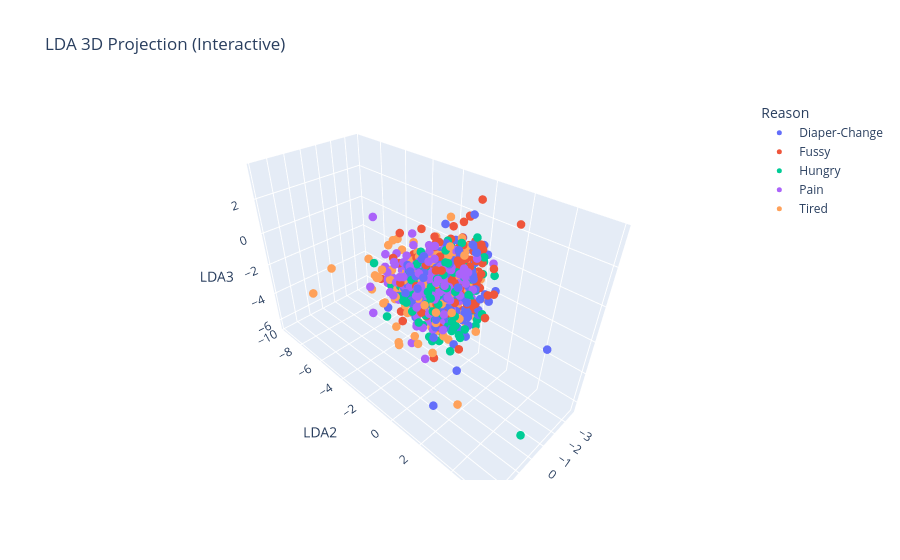

Notebook source saved alongside this figure:
### Code cell
import pandas as pd
import numpy as np
from sklearn.preprocessing import StandardScaler
from sklearn.manifold import TSNE
import plotly.express as px

df_LDA = pd.DataFrame({
    'LDA1': X_lda[:, 0],
    'LDA2': X_lda[:, 1],
    'LDA3': X_lda[:, 2],
    'LDA4': X_lda[:, 3],
    'Reason': label_encoder.inverse_transform(y_encoded)

})

fig = px.scatter_3d(
    df_LDA,
    x='LDA1', y='LDA2', z='LDA3',
    color='Reason',
    title='LDA 3D Projection (Interactive)'
)

fig.update_traces(marker=dict(size=5))
fig.show()

### Figure 1 — Plotly figure (JSON) as saved in the notebook; plotly's stock layout.template omitted (floating-point values rounded to 4 significant figures; data arrays with more than 128 entries replaced by an {"elided": "..."} marker saying what was removed)
{"data": [{"hovertemplate": "Reason=Diaper-Change<br>LDA1=%{x}<br>LDA2=%{y}<br>LDA3=%{z}<extra></extra>", "legendgroup": "Diaper-Change", "marker": {"color": "#636efa", "size": 5, "symbol": "circle"}, "mode": "markers", "name": "Diaper-Change", "scene": "scene", "showlegend": true, "type": "scatter3d", "x": {"elided": "250 float values"}, "y": {"elided": "250 float values"}, "z": {"elided": "250 float values"}}, {"hovertemplate": "Reason=Fussy<br>LDA1=%{x}<br>LDA2=%{y}<br>LDA3=%{z}<extra></extra>", "legendgroup": "Fussy", "marker": {"color": "#EF553B", "size": 5, "symbol": "circle"}, "mode": "markers", "name": "Fussy", "scene": "scene", "showlegend": true, "type": "scatter3d", "x": {"elided": "250 float values"}, "y": {"elided": "250 float values"}, "z": {"elided": "250 float values"}}, {"hovertemplate": "Reason=Hungry<br>LDA1=%{x}<br>LDA2=%{y}<br>LDA3=%{z}<extra></extra>", "legendgroup": "Hungry", "marker": {"color": "#00cc96", "size": 5, "symbol": "circle"}, "mode": "markers", "name": "Hungry", "scene": "scene", "showlegend": true, "type": "scatter3d", "x": {"elided": "250 float values"}, "y": {"elided": "250 float values"}, "z": {"elided": "250 float values"}}, {"hovertemplate": "Reason=Pain<br>LDA1=%{x}<br>LDA2=%{y}<br>LDA3=%{z}<extra></extra>", "legendgroup": "Pain", "marker": {"color": "#ab63fa", "size": 5, "symbol": "circle"}, "mode": "markers", "name": "Pain", "scene": "scene", "showlegend": true, "type": "scatter3d", "x": {"elided": "250 float values"}, "y": {"elided": "250 float values"}, "z": {"elided": "250 float values"}}, {"hovertemplate": "Reason=Tired<br>LDA1=%{x}<br>LDA2=%{y}<br>LDA3=%{z}<extra></extra>", "legendgroup": "Tired", "marker": {"color": "#FFA15A", "size": 5, "symbol": "circle"}, "mode": "markers", "name": "Tired", "scene": "scene", "showlegend": true, "type": "scatter3d", "x": {"elided": "250 float values"}, "y": {"elided": "250 float values"}, "z": {"elided": "250 float values"}}], "layout": {"legend": {"title": {"text": "Reason"}, "tracegroupgap": 0}, "scene": {"domain": {"x": [0, 1], "y": [0, 1]}, "xaxis": {"title": {"text": "LDA1"}}, "yaxis": {"title": {"text": "LDA2"}}, "zaxis": {"title": {"text": "LDA3"}}}, "title": {"text": "LDA 3D Projection (Interactive)"}}}
